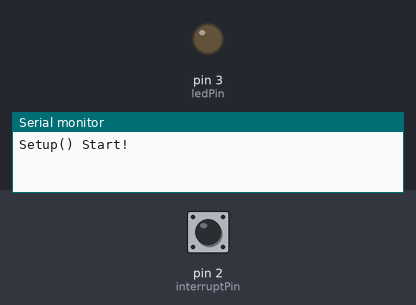
Bench run of a sketch on a simulated Arduino Uno, built with avr-gcc and run on an emulated ATmega328P. On the bench: output pins drawn as LEDs (lit = HIGH), the last lines printed to the serial monitor. The inputs (shaded band) are chosen by the test bench; at power-on: pin 2 (interruptPin) LOW.

Above: at 1.2 s.
1.3 s: pin 2 (interruptPin) pulled HIGH for 0.15 s
At 2.5 s:
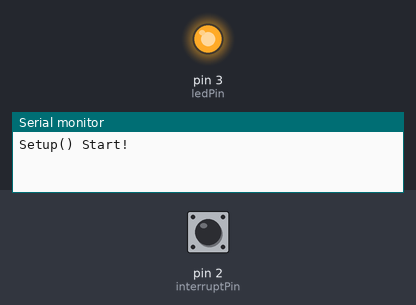
2.9 s: pin 2 (interruptPin) pulled HIGH for 1 s
At 3.8 s:
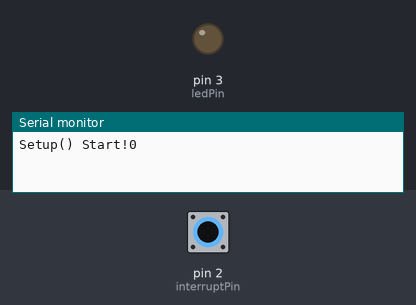
5.4 s: pin 2 (interruptPin) pulled HIGH for 3.2 s
At 5.7 s:
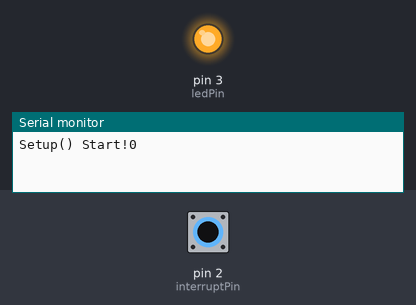
Timing chart, 0 to 8.4 s (numbered marks = the images above; inputs shaded):
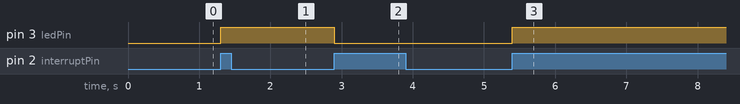

The sketch:

Interrupt_d2d3LED_1108.ino
```cpp
const byte ledPin = 3;
const byte interruptPin = 2;

volatile byte state = LOW;

unsigned int cnt = 0;

// bool Type 0 아니면 1
volatile bool ext0Flag;

void setup()
{
  Serial.begin(9600);
  Serial.print("Setup() Start!");

  pinMode(ledPin, OUTPUT);
  pinMode(interruptPin, INPUT);

  attachInterrupt(digitalPinToInterrupt(interruptPin), blink, RISING);
}

void loop()
{
  if(ext0Flag)
  {
    // Pin 상태를 읽어올 수 없기에 Led 상태로 대체
    if(digitalRead(ledPin))
    {
      digitalWrite(ledPin, LOW);
      Serial.println(cnt++);
    }else{
      digitalWrite(ledPin, HIGH);
    }

    ext0Flag = false;
  }
}

void blink()
{
//  인터럽트 함수는 최대한 긴급한 것만 처리 후 빠져나오는 것이 좋음
  ext0Flag = true;
}
```

Measured:
- after the input at 1.3 s, pin 3 (ledPin): LOW → HIGH at once
- after the input at 2.9 s, pin 3 (ledPin): HIGH → LOW at once
- after the input at 5.4 s, pin 3 (ledPin): LOW → HIGH at once
